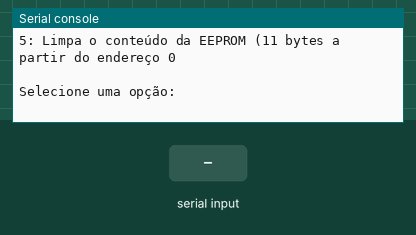
This program was run on a simulated Raspberry Pi Pico running MicroPython. Parts: the last lines printed to the serial console. The test bench sets the inputs (shaded band). The clock reads 2024-03-15 10:24:30 at power-on unless the program sets it; EEPROM starts erased; library files of the repository ran but are not shown: ds1307.py, at24c32n.py.

Above: at 1.2 s.
1.3 s: "1" typed at the serial console, then Enter
At 1.8 s:
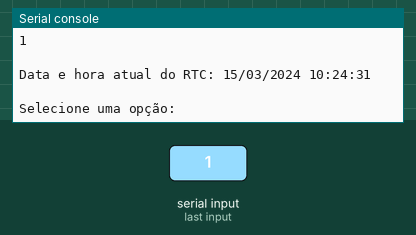
2.8 s: "2" typed at the serial console, then Enter
At 4.0 s:
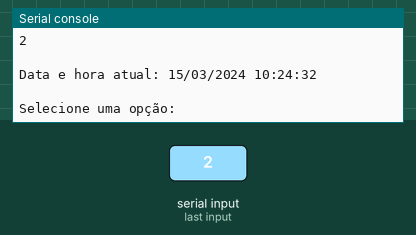
4.3 s: "3" typed at the serial console, then Enter
At 5.3 s:
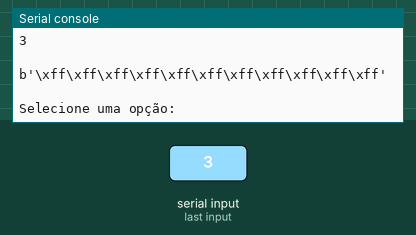

The program:

tinyrtc_i2c_module_exemplo.py
```python
"""!
@file tinyrtc_i2c_module_exemplo.py
@brief Exemplo de aplicação usando o módulo I2C Tiny RTC com um Raspberry Pi Pico.
@details Este script demonstra como utilizar as bibliotecas ds1307.py e at24c32n.py
         para controlar o RTC e a EEPROM do módulo I2C Tiny RTC via barramento I2C.
         Referência: https://github.com/mcauser/micropython-tinyrtc-i2c
@author Rodrigo França
@date 2023-03-17
"""

# Importa as classes Pin e I2C da biblioteca machine para controlar o hardware do Raspberry Pi Pico
from machine import Pin, I2C
# Importa a biblioteca time para usar funções relacionadas ao tempo do sistema
import time

# Importa a classe DS1307 da biblioteca ds1307.py para controlar o RTC do módulo I2C Tiny RTC
from ds1307 import DS1307
# Importa a classe AT24C32N da biblioteca at24c32n.py para controlar a EEPROM do módulo I2C Tiny RTC
from at24c32n import AT24C32N

# Define os pinos do Raspberry Pi Pico conectados ao barramento I2C 0
i2c0_slc_pin = 9
i2c0_sda_pin = 8

# Inicializa o I2C0 com os pinos GPIO9 (SCL) e GPIO8 (SDA)
i2c0 = I2C(0, scl=Pin(i2c0_slc_pin), sda=Pin(i2c0_sda_pin), freq=100000)

# Inicializa o RTC DS1307
rtc_ds1307 = DS1307(i2c0)
# Inicializa a EEPROM AT24C32N
eeprom_at24c32n = AT24C32N(i2c0)

# Habilita o oscilador do RTC
rtc_ds1307.halt(False)

# Opções do menu principal
options = (
    ('0', 'Imprime novamente as opções'),
    ('1', 'Imprime o horário atual do RTC'),
    ('2', 'Atualiza o horário interno do RTC com a hora do sistema'),
    ('3', 'Lê o conteúdo da EEPROM (11 bytes a partir do endereço 0)'),
    ('4', 'Escreve Hello World para a EEPROM (a partir do endereço 0)'),
    ('5', 'Limpa o conteúdo da EEPROM (11 bytes a partir do endereço 0')
)

# Imprime as opções do menu
for option in options:
    print("{}: {}".format(option[0], option[1]))

# Loop infinito
while True:

    # Lê o caractere digitado pelo console
    print()
    input_char = input('Selecione uma opção: ')
    print()

    # Verifica qual foi o caractere recebido e executa a ação apropriada

    # 0: Imprime novamente as opções
    if input_char == '0':

        # Imprime as opções do menu
        for option in options:
            print("{}: {}".format(option[0], option[1]))

    # 1: Imprime o horário atual do RTC
    elif input_char == '1':

        # Obtém a data e hora atual do RTC
        current_time_rtc = rtc_ds1307.datetime()

        # Imprime a data e hora atual formatada do RTC
        print("Data e hora atual do RTC: {:02d}/{:02d}/{:04d} {:02d}:{:02d}:{:02d}".format(
            current_time_rtc[2], current_time_rtc[1], current_time_rtc[0],
            current_time_rtc[4], current_time_rtc[5], current_time_rtc[6]))

    # 2: Atualiza o horário interno do RTC com a hora do sistema
    elif input_char == '2':

        # Formato do datetime do sistema: (tm_year, tm_mon, tm_mday, tm_hour, tm_min, tm_sec, tm_wday, tm_yday)
        # Formato do datetime do RTC DS1307: (year, month, day, weekday, hour, minute, second)

        # Obtém a data e hora atual do sistema
        current_time_system = time.localtime()

        # Imprime a data e hora atual formatada do sistema
        print("Data e hora atual: {:02d}/{:02d}/{:04d} {:02d}:{:02d}:{:02d}".format(
            current_time_system[2], current_time_system[1], current_time_system[0],
            current_time_system[3], current_time_system[4], current_time_system[5]))

        # Converte a data e hora atual para o formato do RTC
        new_time_rtc = (current_time_system[0], current_time_system[1], current_time_system[2],
                        current_time_system[6], current_time_system[3], current_time_system[4],
                        current_time_system[5])

        # Define a data e hora atual do RTC
        rtc_ds1307.datetime(new_time_rtc)

    # 3: Lê o conteúdo da EEPROM (11 bytes a partir do endereço 0)
    elif input_char == '3':

        # Lê 11 bytes da memória EEPROM a partir do endereço 0
        print(eeprom_at24c32n.read(0, 11))

    # 4: Escreve Hello World para a EEPROM (a partir do endereço 0)
    elif input_char == '4':

        # Escreve "hello world" na memória EEPROM a partir do endereço 0
        eeprom_at24c32n.write(0, 'hello world')

    # 5: Limpa o conteúdo da EEPROM (11 bytes a partir do endereço 0)
    elif input_char == '5':

        # Escreve 0xFF em 11 bytes da memória EEPROM a partir do endereço 0
        eeprom_at24c32n.write(0, b'\xff\xff\xff\xff\xff\xff\xff\xff\xff\xff\xff')

    # Caractere digitado não está associado a nenhuma opção
    else:
        print('Opção inválida')
```

Measured:
- after the input at 1.3 s, the serial console: prints a new line at once (image 1)
- after the input at 2.8 s, the serial console: prints a new line at once (image 2)
- after the input at 4.3 s, the serial console: prints a new line at once (image 3)
